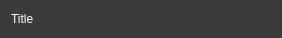
<?xml version="1.0" encoding="UTF-8"?>
<ui version="4.0">
 <class>Form</class>
 <widget class="QWidget" name="Form">
  <property name="geometry">
   <rect>
    <x>0</x>
    <y>0</y>
    <width>282</width>
    <height>38</height>
   </rect>
  </property>
  <property name="windowTitle">
   <string>Form</string>
  </property>
  <property name="styleSheet">
   <string notr="true">background-color: rgb(59, 59, 59);</string>
  </property>
  <layout class="QHBoxLayout" name="horizontalLayout">
   <item alignment="Qt::AlignmentFlag::AlignLeft|Qt::AlignmentFlag::AlignVCenter">
    <widget class="QLabel" name="title_label">
     <property name="styleSheet">
      <string notr="true">color: rgb(255, 255, 255);</string>
     </property>
     <property name="text">
      <string>Title</string>
     </property>
    </widget>
   </item>
   <item alignment="Qt::AlignmentFlag::AlignRight|Qt::AlignmentFlag::AlignVCenter">
    <widget class="QPushButton" name="eye_button">
     <property name="styleSheet">
      <string notr="true">QPushButton {
    border: none;
    background: transparent;
}
QPushButton:hover {
    background: rgba(255, 0, 0, 0.1);
    border-radius: 5px;
}</string>
     </property>
     <property name="text">
      <string/>
     </property>
     <property name="icon">
      <iconset resource="../resources.qrc">
       <normaloff>:/icons/Icons/eye.png</normaloff>
       <normalon>:/icons/Icons/eye 1.png</normalon>:/icons/Icons/eye.png</iconset>
     </property>
     <property name="iconSize">
      <size>
       <width>20</width>
       <height>20</height>
      </size>
     </property>
     <property name="checkable">
      <bool>true</bool>
     </property>
     <property name="flat">
      <bool>false</bool>
     </property>
    </widget>
   </item>
  </layout>
 </widget>
 <resources>
  <include location="../resources.qrc"/>
 </resources>
 <connections/>
</ui>
